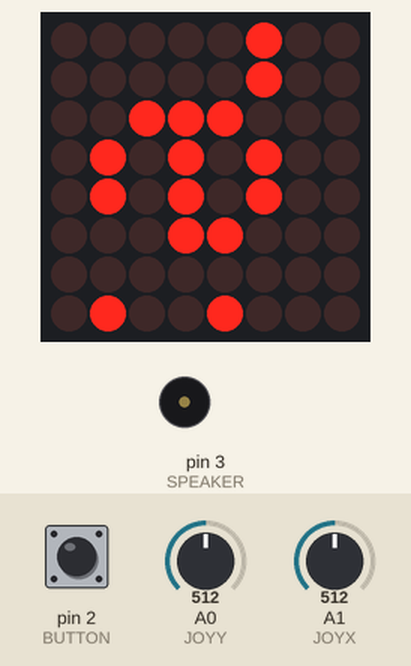
Simulated run of this sketch. Board: Arduino Uno, built with avr-gcc and run on an emulated ATmega328P. Shown: 8×8 LED matrix, buzzer (waves = sounding). Wiring (inferred from the names in the program): MAX7219 LED driver (orientation assumed): data pin 4; clock pin 6; CS pin 5. Inputs (shaded band) come from the test bench; at power-on: pin 2 (BUTTON) HIGH, A0 (JOYY) = 512, A1 (JOYX) = 512.

Above: at 1.2 s.
1.3 s: pin 2 (BUTTON) pulled LOW for 3.2 s
At 4.88 s:
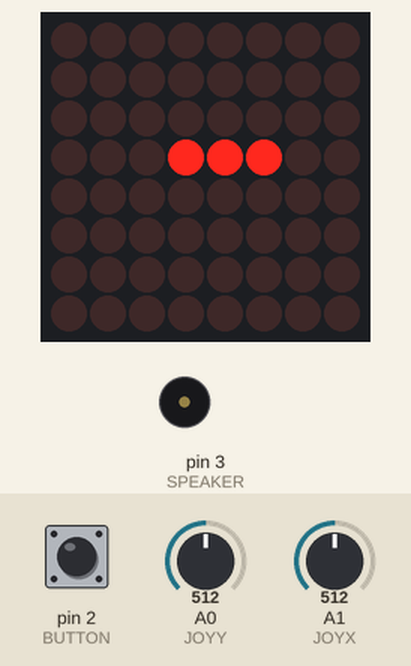
6.5 s: pin 2 (BUTTON) pulled LOW for 0.15 s
At 7.1 s:
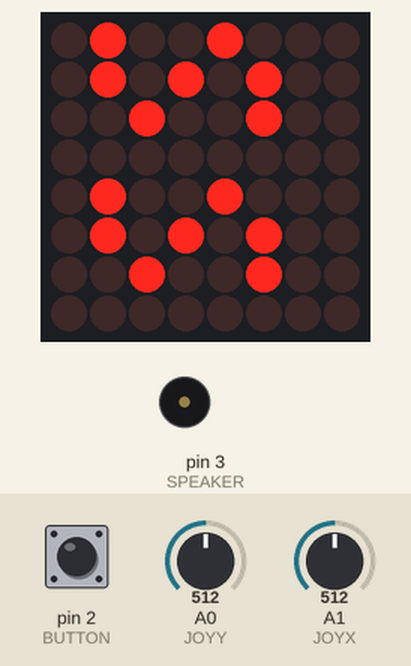
8.4 s: pin 2 (BUTTON) pulled LOW for 1 s
At 10.03 s:
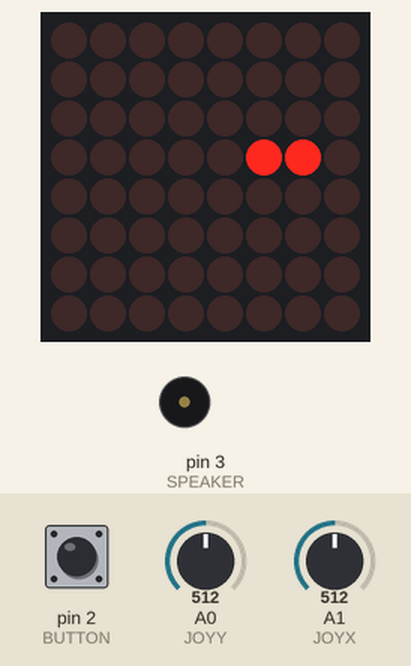
12.3 s: pin 2 (BUTTON) pulled LOW for 0.15 s
At 13.1 s:
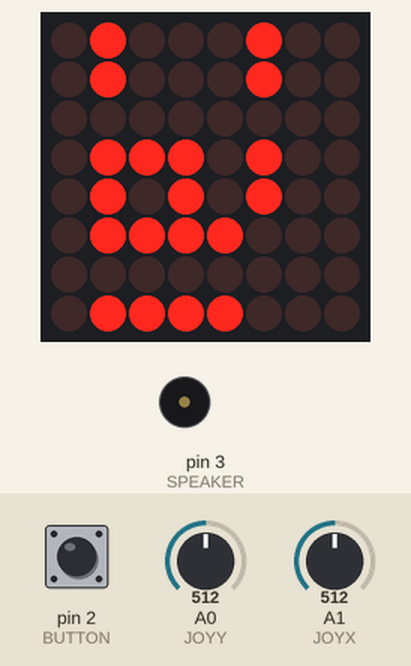
14.2 s: pin 2 (BUTTON) pulled LOW for 0.15 s
At 16.25 s:
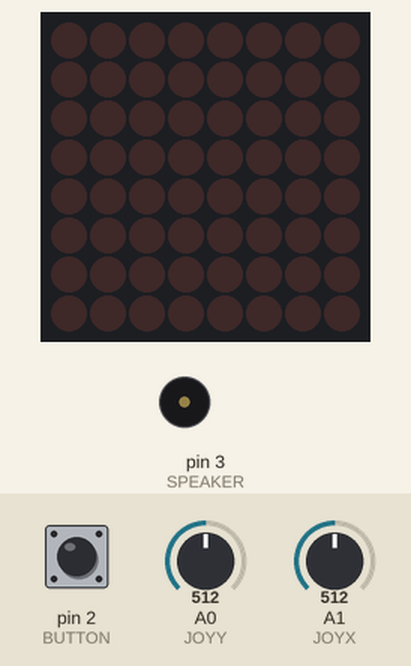
17.2 s: pin 2 (BUTTON) pulled LOW for 1 s
Timing chart, 0 to 20.2 s (numbered marks = the images above; inputs shaded):
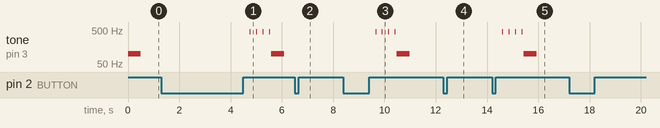

The sketch:

SnakeGame.ino
```cpp
#define MAX7219DIN 4
#define MAX7219CS 5
#define MAX7219CLK 6
#define JOYX A1
#define JOYY A0
#define BUTTON 2
#define SPEAKER 3

byte p[8]={0,0,0,0,0,0,0,0};      //bitmap to display
byte nums[10][3]={                   //bitmap of numbers
  {28,34,28},
  {36,62,32},
  {50,42,36},
  {42,42,20},
  {28,18,62},
  {46,42,18},
  {28,42,18},
  {50,10,6},
  {54,42,54},
  {4,42,28}
};

byte marquee1[]={0,0,0,0,0,0,0,0,0,127,9,9,6,120,4,4,56,84,84,24,0,72,84,36,0,72,84,36,0,0, 0,  62, 68, 68, 56, 68, 68, 56, 0,  0,  72, 84, 36, 0,  62, 68, 68, 0,  116,  84, 120,  0,  120,  4,  4,  0,  62, 68, 68, 0,  0,  0,  0,  0,  0,  0,  0,  0,  0};
byte marquee2[]={0,0,0,0,0,0,70,73,49,0,56,68,68,0,56,68,68,56,0,120,4,4,0,60,84,92,0,40,0,0,0,0,0,0,0,0,0,0,0,0,0,0,0,0,0,0,0,0,0,0,0,0,0,0};

char sx[64];
char sy[64];                      //snake positions, zeroth is front of snake, first slen are valid
char dir=0;                       //1=up, 2=right, 3=down, 4=left
char slen=0;
int score=0;
char gamestate=0;                 //0=idle, 1=play, 2 =game over
unsigned long tc=80; //menu             //time between game cycles (~speed/difficulty)
unsigned long ts=250;//snake
void setup() {
  MAX7219init();
  MAX7219brightness(1);
  pinMode(BUTTON,INPUT_PULLUP);
  pinMode(SPEAKER,OUTPUT);
  tone(SPEAKER, 100,500);
}

void loop() {
  switch(gamestate){
    case 0: doidle(); break;
    case 1: dogame(); break;
    case 2: dogameover(); break;
    case 3: dogameend(); break;
  }

  delay(gamestate ==1 ? ts : tc);
}

void dogameend(){
  gamestate=2;
  tone(SPEAKER,100,500);
}

void dogameover(){
  //tc=80;
  static int n=0;
  marquee2[30]=nums[(score/100)%10][0];
  marquee2[31]=nums[(score/100)%10][1];
  marquee2[32]=nums[(score/100)%10][2];
  marquee2[34]=nums[(score/10)%10][0];
  marquee2[35]=nums[(score/10)%10][1];
  marquee2[36]=nums[(score/10)%10][2];
  marquee2[38]=nums[(score/1)%10][0];
  marquee2[39]=nums[(score/1)%10][1];
  marquee2[40]=nums[(score/1)%10][2];
  MAX7219sendbm(marquee2+n);
  n++;
  if(n>sizeof(marquee2)-8){n=0;}
  if(digitalRead(BUTTON)==LOW){   //change modes,
    gamestate=0;
    MAX7219sendbm(marquee1);        //blank screen
    while(digitalRead(BUTTON)==LOW){}// wait til released
  }

}

void dogame(){
  int i;                //loop variable
  char newx,newy;
  int a;
  if(slen==0){        //game is reset > initialise
    score=0;
    dir=1;
    sx[0]=3;
    sy[0]=3;
    sx[1]=3;
    sy[1]=4;
    sx[2]=3;
    sy[2]=5;
    slen=3;
  }
  newx=sx[0];
  newy=sy[0];     //new snake head position
  a=analogRead(JOYX);
  if(a<256){dir=2;}
  if(a>768){dir=4;}
  a=analogRead(JOYY);
  if(a<256){dir=1;}
  if(a>768){dir=3;}
  switch(dir){
    case 1: newy=newy-1;break;
    case 2: newx=newx+1;break;
    case 3: newy=newy+1;break;
    case 4: newx=newx-1;break;
  }
  if((newx<0)||(newx>7)||(newy<0)||(newy>7)){     //outside walls > game over
    gamestate=3;
  }
  for(i=0;i<slen;i++){
    if((newx==sx[i])&&(newy==sy[i])){gamestate=3;}  //collided with self > game over
  }
  for(i=63;i>0;i--){                             //move old positions
    sx[i]=sx[i-1];
    sy[i]=sy[i-1];
  }
  sx[0]=newx;
  sy[0]=newy;
  for(i=0;i<8;i++){p[i]=0;}                   //clear display
  for(i=0;i<slen;i++){                        //draw snake
    p[sx[i]]=p[sx[i]]|(1<<(sy[i]));
  }

  MAX7219sendbm(p);
  score++;                //increase score
  slen=(score+50)/25;    //increase length
  tone(SPEAKER,440,10);  //chirp for game rhythm
}

void doidle(){
  //tc=80;
  static int n=0;
  MAX7219sendbm(marquee1+n);
  n++;
  if(n>sizeof(marquee1)-8){n=0;}
  if(digitalRead(BUTTON)==LOW){   //change modes,
    gamestate=1;
    MAX7219sendbm(marquee1);        //blank screen
    //tc=200;                         //slow down
    slen=0;                         //reset game
    while(digitalRead(BUTTON)==LOW){}// wait til released
  }
}

void MAX7219shown(byte n){
  byte s[8];
  s[0]=nums[(n/10)%10][0];
  s[1]=nums[(n/10)%10][1];
  s[2]=nums[(n/10)%10][2];
  s[3]=0;
  s[4]=nums[n%10][0];
  s[5]=nums[n%10][1];
  s[6]=nums[n%10][2];
  s[7]=0;
  MAX7219sendbm(s);
}

void MAX7219sendbm(byte p[]){
  for(int i=0;i<8;i++){
    MAX7219senddata(i+1,p[i]);
  }
}

void MAX7219brightness(byte b){  //0-15 is range high nybble is ignored
  MAX7219senddata(10,b);        //intensity
}

void MAX7219init(){
  pinMode(MAX7219DIN,OUTPUT);
  pinMode(MAX7219CS,OUTPUT);
  pinMode(MAX7219CLK,OUTPUT);
  digitalWrite(MAX7219CS,HIGH);   //CS off
  digitalWrite(MAX7219CLK,LOW);   //CLK low
  MAX7219senddata(15,0);        //test mode off
  MAX7219senddata(12,1);        //display on
  MAX7219senddata(9,0);         //no decode
  MAX7219senddata(11,7);        //scan all
  for(int i=1;i<9;i++){
    MAX7219senddata(i,0);       //blank all
  }
}

void MAX7219senddata(byte reg, byte data){
  digitalWrite(MAX7219CS,LOW);   //CS on
  for(int i=128;i>0;i=i>>1){
    if(i&reg){
      digitalWrite(MAX7219DIN,HIGH);
    }else{
      digitalWrite(MAX7219DIN,LOW);
    }
  digitalWrite(MAX7219CLK,HIGH);
  digitalWrite(MAX7219CLK,LOW);   //CLK toggle
  }
  for(int i=128;i>0;i=i>>1){
    if(i&data){
      digitalWrite(MAX7219DIN,HIGH);
    }else{
      digitalWrite(MAX7219DIN,LOW);
    }
  digitalWrite(MAX7219CLK,HIGH);
  digitalWrite(MAX7219CLK,LOW);   //CLK toggle
  }
  digitalWrite(MAX7219CS,HIGH);   //CS off
}
```

Measured:
- after the input at 1.3 s, tone on pin 3 (SPEAKER): plays 440 Hz for 0.01 s, 440 Hz for 0.01 s, 440 Hz for 0.01 s, 440 Hz for 0.01 s, 100 Hz for 0.50 s, starting after 3.5 s
- after the input at 6.5 s, the display: first changes after 0.07 s (image 2 shows a later state)
- after the input at 8.4 s, tone on pin 3 (SPEAKER): plays 440 Hz for 0.01 s, 440 Hz for 0.01 s, 440 Hz for 0.01 s, 440 Hz for 0.01 s, 100 Hz for 0.50 s, starting after 1.3 s
- after the input at 14.2 s, tone on pin 3 (SPEAKER): plays 440 Hz for 0.01 s, 440 Hz for 0.01 s, 440 Hz for 0.01 s, 440 Hz for 0.01 s, 100 Hz for 0.50 s, starting after 0.40 s; the display: first changes after 0.40 s (image 5 shows a later state)
- what the display in image 5 shows lasts 0.5 s, from 16.0 s to 16.5 s
